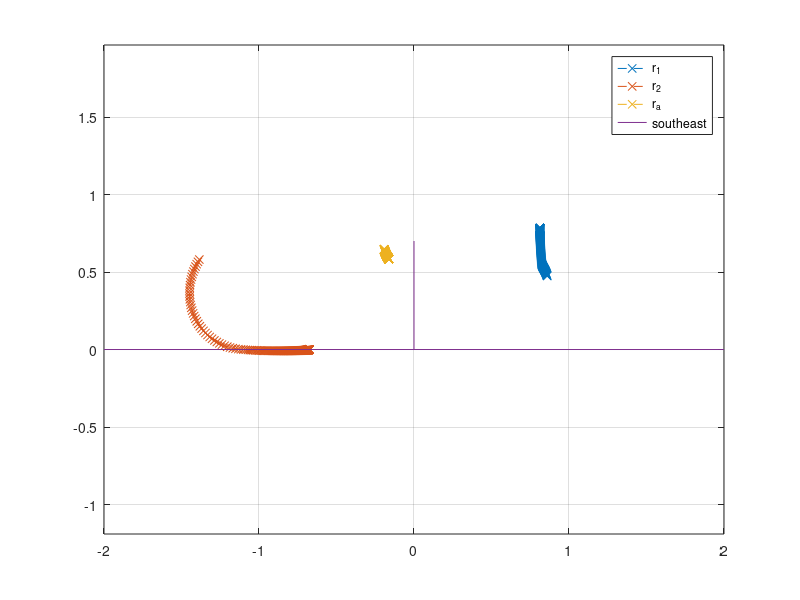

Recreate this plot in MATLAB.
%% Control variables
clc;

%%% Discrete time space
time_start = 0; %[s]
time_end = 2; %[s]
time_steps = 1000;

t_space = linspace(time_start,time_end,time_steps);
delta_t = (time_end-time_start)/time_steps;

%%% Masses and Dimentions
m_1 = 10; %[kg] - counterweight mass
m_2 = 0.4; %[kg] - projectile mass
m_a = 2; %[kg] - arm mass

l_1 = 1; %[m] - arm length: central pivot to counterweight pivot
l_2 = 1.2; %[m] - arm length: central pivot to sling pivot
l_3 = 0.3; %[m] - sling length
l_4 = 0.5; %[m] - counterweight sling length
l_a = 0.2; %[m] - central pivot to arm COM (positive towards projectile)
h_0 = 0.7; %[m] - height: central pivot to floor
% NOTE - h_0 < l_2, else, please change initial values in solution

I_a = 2; %[kgm^2] - MOI of arm about COM

hook_angle = 0.7*pi; %[rad] - angle of release hook
prop_angle = -pi/2; %[rad] - absolute starting angle of counterweight arm

%% Preprocessing

%%% Constants
g = 9.81; %[m/s^2]

%%% Derived static values
M = m_1*l_1+m_2*l_2-m_a+l_a;
M_14 = m_1*l_4;
M_23 = m_2*l_3;

I = m_1*l_1*l_1+m_2*l_2*l_2+m_a*l_a*l_a+I_a;
I_1 = m_1*l_4*l_4;
I_2 = m_2*l_3*l_3;
I_14 = m_1*l_1*l_4;
I_23 = m_2*l_2*l_3;

%% Solution
%%% Euler method:
q = zeros(3, time_steps); % DOF angles: theta, phi, psi
q_dot = zeros(3, time_steps);
q_ddot = zeros(3, time_steps);

% Initial DOF values
q(:, 1) = [asin(h_0/l_2), prop_angle, 0];

release = time_steps; % indicator of frame on witch projectile was released
still_on_floor = 0;

for i = 2:time_steps
    M_matrix = [
        I,  I_14*cos(q(1, i-1)-q(3, i-1)),  -I_23*cos(q(1,i-1)-q(3, i-1));
        I_14*cos(q(1, i-1)-q(2, i-1)),  I_1,    0;
        -I_23*cos(q(1, i-1)-q(3, i-1)), 0, I_2
        ];
    g_vec = [
        -I_14*sin(q(1, i-1)-q(2, i-1))*q_dot(2, i-1)^2+I_23*sin(q(1,i-1)-q(3, i-1))*q_dot(3, i-1)^2-M*g*cos(q(1, i-1));
        I_14*sin(q(1, i-1)-q(2, i-1))*q_dot(1, i-1)^2-M_14*g*cos(q(2, i-1));
        -I_23*sin(q(1, i-1)-q(3, i-1))*q_dot(1, i-1)^2-M_23*g*cos(q(3,i-1))
        ];
    
    if h_0-l_2*sin(q(1, i-1))+l_3*sin(q(3, i-1)) > 0 % projectile off the floor
        if q(3, i-1) + 2*pi < q(1, i-1)+hook_angle % projectile released
            release = i-1;
            break
        else % unconstrained movement
            q_ddot(:, i) = M_matrix\g_vec;
        end
    else % projectile on floor
        still_on_floor = i-1;
        partial_fq = [-l_2*cos(q(1,i-1)), 0, l_3*cos(q(3,i-1))]';
        A = [ M_matrix, partial_fq;
            partial_fq', 0 ];
        s = -l_2*q_dot(1, i-1)^2*sin(q(1, i-1))+l_3*q_dot(3, i-1)^2*sin(q(3, i-1));
        b = [g_vec; s];
        x = A\b;
        q_ddot(:,i) = x(1:3);
    end
    q_dot(:,i) = q_dot(:,i-1)+q_ddot(:,i-1)*delta_t;
    q(:,i) = q(:,i-1) + q_dot(:,i-1)*delta_t + q_ddot(:,i-1)*delta_t^2/2;
end

%%% Inital results
disp("Projectile left ground at [s] t=")
disp(t_space(still_on_floor))
disp("Projectile launched at [s] t=")
disp(t_space(release))
r_2_dot = [l_2*sin(q(1, release))*q_dot(1, release)-l_3*sin(q(3, release))*q_dot(3, release);
            -l_2*cos(q(1, release))*q_dot(1, release)+l_3*cos(q(3, release))*q_dot(3, release)];
disp("Release velocity [m/s]:")
disp(r_2_dot)

%% Postprocessing
close all;

%%% Mass position vectors
r_1 = [l_1*cos(q(1,1:release))+l_4*cos(q(2,1:release)); h_0+l_1*sin(q(1,1:release))+l_4*sin(q(2,1:release))];
r_2 = [-l_2*cos(q(1,1:release))+l_3*cos(q(3,1:release)); h_0-l_2*sin(q(1,1:release))+l_3*sin(q(3,1:release))];
r_a = [-l_a*cos(q(1,1:release)); h_0-l_a*sin(q(1,1:release))];


figure % Mass trajectory plot
plot(r_1(1,:), r_1(2,:), "--x")
hold on
grid on
axis equal
plot(r_2(1,:), r_2(2,:), "--x")
plot(r_a(1,:), r_a(2,:), "--x")
line([-2, 2], [0, 0])
line([0, 0], [0, h_0])
legend("r_1", "r_2", "r_a", location='southeast')


% figure % plot of DOF angles in time
% plot(t_space(1:release), 180/pi*q(1,1:release))
% hold on
% plot(t_space(1:release), 180/pi*q(2, 1:release))
% plot(t_space(1:release), 180/pi*q(3, 1:release))
% grid on
% ticks = -240:30:60;
% yticks(ticks)
% legend("$\Theta$", "$\varphi$", "$\psi$", interpreter="latex", location="southwest")

% figure % Projectile y/time plot
% plot(t_space(1:release), r_2(2,:))
% grid on